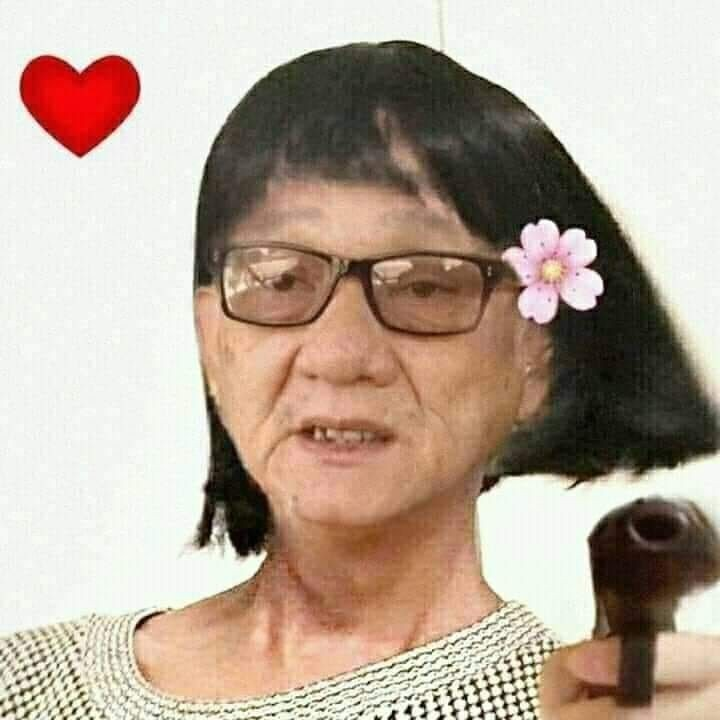
#> input picture PYTHON/PROJECTS/Old/a.jpg, 720 x 720 px
$ jupyter execute Photo.ipynb
#> lines starting #> are read from the running program, lines starting #| are printed output that depends on the picture
[cell 1]
import numpy as np
import cv2
img = cv2.imread('a.jpg')
#> img is the input picture: shape (720, 720, 3); mean B, G, R 152.3, 166.8, 183.9

(h, w, d) = img.shape
#> h = 720; w = 720; d = 3
r = 300.0 / w
#> r = 0.417
dim = (300, int(h * r))
#> dim = (300, 300)

resized = cv2.resize(img, (200,100))
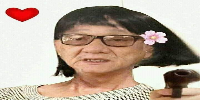
#> resized: shape (100, 200, 3); mean B, G, R 152.2, 166.8, 183.9
cv2.imshow('a',resized)
cv2.waitKey(0)
(h, w, d) = img.shape
print("width={}, height={}, depth={}".format(w, h, d))
#| width=720, height=720, depth=3

[cell 2]
import cv2
img = cv2.imread('a.jpg')
(h, w, d) = img.shape
center = (w / 2, h / 2)
#> center = (360, 360)
M = cv2.getRotationMatrix2D(center, 45, 1.0)
rotated = cv2.warpAffine(img, M, (w, h))
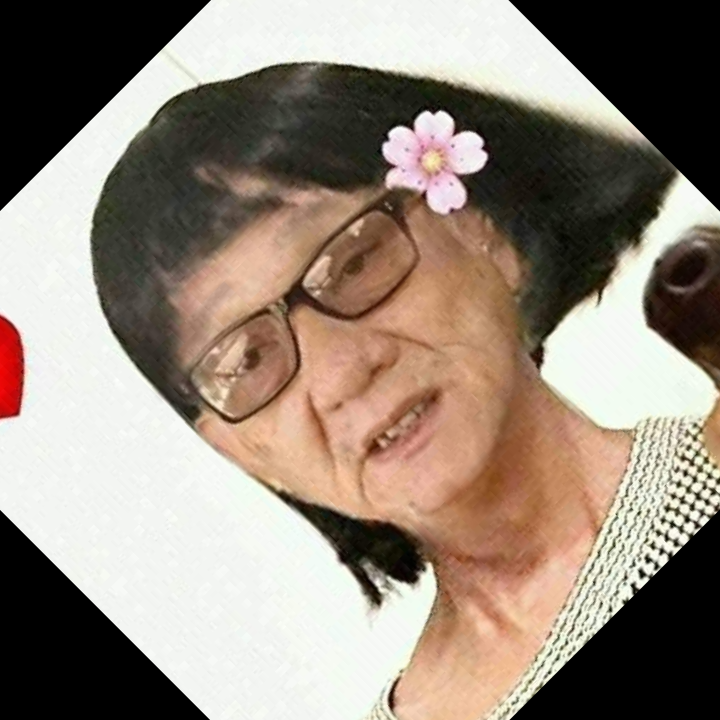
#> rotated: shape (720, 720, 3); mean B, G, R 121.7, 134.2, 147.7
cv2.imshow('a',rotated)
